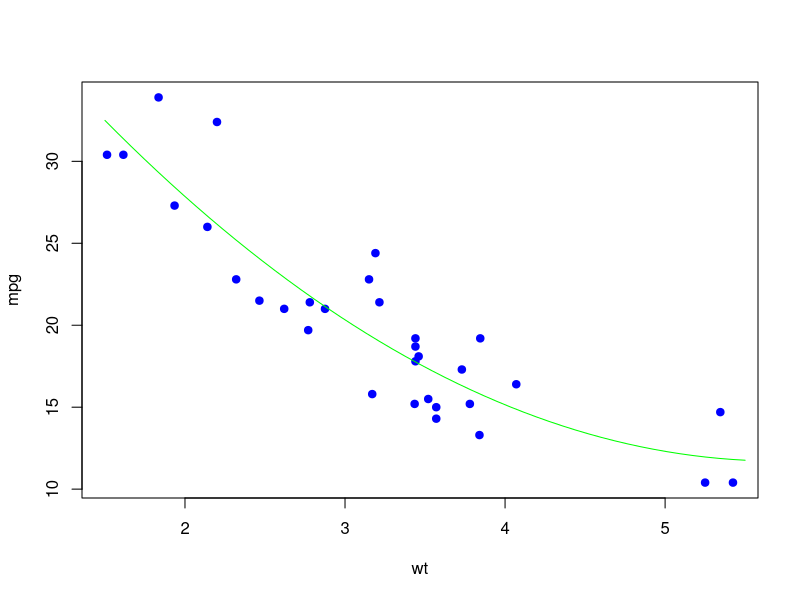
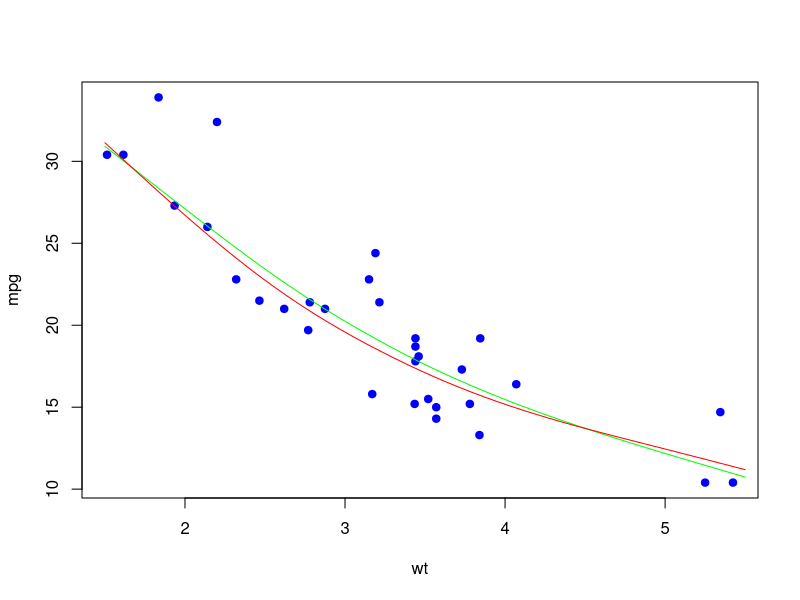

R code for these plots, in order:
#generalized linear model
## Polynomial Regression

head(mtcars)

lm1 <- lm(mpg ~ wt, data = mtcars)
lm2 <- lm(mpg ~ poly(wt,2), data = mtcars)
lm3 <- lm(mpg ~ poly(wt,3), data = mtcars)
lm4 <- lm(mpg ~ poly(wt,4), data = mtcars)

anova(lm1,lm2,lm3,lm4)
# p value comparing the linear model 1 to quadratic model 2 is close to zero
# indicating that a linear fit is not sufficient. Model 3 and 4 are unnecessary
# as the p-values are very high

coef(summary(lm2))
max(mtcars$wt)
min(mtcars$wt)
wtGrid <- seq(1.5, 5.5, length.out = 50)
prediction <- predict(lm2, newdata = list(wt = wtGrid))
plot(x=mtcars$wt, y = mtcars$mpg, pch = 19, col= "blue", xlab = "wt", ylab = "mpg") 
points(x= wtGrid, y = prediction, type="l", col="green")

## Generalized additive model

drange <- range(mtcars$disp)
dispGrid <- seq(drange[1], drange[2], length.out = 50)
wtGrid <- seq(1.5, 5.5, length.out = 50)

library(gam) 
gam1 <- gam(mpg ~ s(wt,2) + disp, data = mtcars)
gam2 <- gam(mpg ~ s(wt,2) + s(disp,2), data = mtcars)
anova(gam1, gam2)
prediction1 <- predict(gam1, newdata = list(wt = wtGrid, disp = dispGrid))
prediction2 <- predict(gam2, newdata = list(wt = wtGrid, disp = dispGrid))
plot(x=mtcars$wt, y = mtcars$mpg, pch = 19, col= "blue", xlab = "wt", ylab = "mpg") 
points(x= wtGrid, y = prediction1, type="l", col="green")
points(x= wtGrid, y = prediction2, type="l", col="red")
